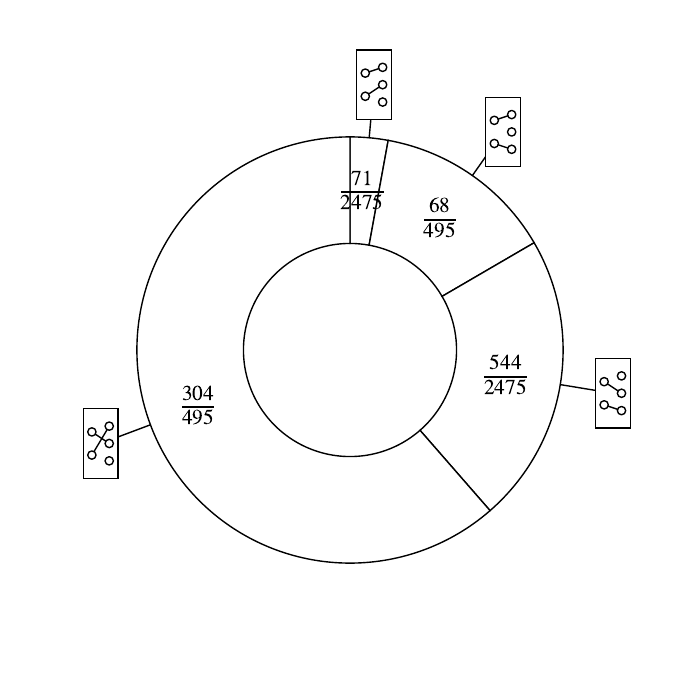

Write Python code to recreate this figure.
import numpy as np
from run import solve
from fractions import Fraction
from subprocess import Popen, PIPE

import matplotlib.pyplot as plt
from matplotlib.lines import Line2D
from matplotlib.colors import LogNorm
from matplotlib.patches import ConnectionPatch
from matplotlib.offsetbox import AnchoredOffsetbox, DrawingArea
from mpl_toolkits.axes_grid1.inset_locator import inset_axes

def draw_matching(match, nbMen, nbWomen):
  width, height = 25, 50
  da = DrawingArea(width, height)
  coordM = [(  width/4, height*(nbMen-i)/(nbMen+1))     for i in range(nbMen)]
  coordW = [(3*width/4, height*(nbWomen-i)/(nbWomen+1)) for i in range(nbWomen)]
  for idWoman in range(nbWomen):
    if match[idWoman] == -1:
      xdata = [coordW[idWoman][0]]
      ydata = [coordW[idWoman][1]]
      da.add_artist(Line2D(xdata, ydata, marker="o",
        markerfacecolor='w', color="k", linewidth=1))
  for idMan in range(nbMen):
    if idMan not in match:
      xdata = [coordM[idMan][0]]
      ydata = [coordM[idMan][1]]
      da.add_artist(Line2D(xdata, ydata, marker="o",
        markerfacecolor='w', color="k", linewidth=1))
  for idWoman,idMan in enumerate(match):
    if idMan != -1:
      xdata = [coordM[idMan][0], coordW[idWoman][0]]
      ydata = [coordM[idMan][1], coordW[idWoman][1]]
      da.add_artist(Line2D(xdata, ydata, marker="o",
        markerfacecolor='w', color="k", linewidth=1))
  return da

from scipy.optimize import minimize
def best_angles(anglesB):
  def f(x, angles):
    result = 0
    for i in range(len(x)):
      result += abs(angles[i] - x[i])
      v = (x[i] - x[i-1]) % 360
      d = min(abs(v), abs(v-360), abs(v+360))
      result += 1.6 ** (10 - d) # parameters
    return result ** 0.1
  anglesA = minimize(f, anglesB, args=(anglesB,))
  return anglesA.x

def draw_figure(popularity, data):
  # init figure
  fig, ax = plt.subplots(constrained_layout=True, figsize=(7,7))
  # pie plot
  wedges,_,texts = ax.pie([p for p,_ in data], 
    startangle=90, counterclock=False,
    autopct="", pctdistance=0.75,
    wedgeprops={'width':0.5,'linewidth':1,'edgecolor':'k','antialiased': True},
    colors="w")
  # matrix plot
  nbMen, nbWomen = popularity.shape
  """
  axmat = inset_axes(ax, "20%", "20%", loc="center")
  axmat.xaxis.tick_top()
  xticks, yticks = list(range(1,1+nbWomen)), list(range(1,1+nbMen))
  axmat.set_xticks(xticks)
  axmat.set_yticks(yticks)
  axmat.set_xticklabels("$w_{%d}$" % i for i in xticks)
  axmat.set_yticklabels("$m_{%d}$" % i for i in yticks)
  axmat.imshow(popularity,
    norm=LogNorm(vmin=0.01,vmax=1000), cmap="gray_r", 
    extent=(0.5, nbWomen+0.5, nbMen+0.5, 0.5))
  for idMan in range(nbMen):
    for idWoman in range(nbWomen):
      axmat.text(1+idWoman, 1+idMan, str(popularity[idMan, idWoman]))
  """
  # angles
  anglesB = [(w.theta2 - w.theta1)/2. + w.theta1 for w in wedges]
  anglesA = best_angles(anglesB)
  # plot matchings
  plt.rc('mathtext', fontset='stix')
  ax.set_xlim(-1.6, 1.6)
  ax.set_ylim(-1.6, 1.6)
  matchings = [ (p,m,w,t) for (p,m),w,t in zip(data, wedges, texts)]
  for i, (p, m, w, t) in enumerate(matchings):
    radius = 1.25
    if abs(w.theta2 - w.theta1) >= 10:
      t.set_text("$\\frac{%d}{%d}$" % (p.numerator, p.denominator))
      t.set_size(22)
    angA, angB = anglesA[i], anglesB[i]
    xA = radius * np.cos(np.deg2rad(angA))
    yA = radius * np.sin(np.deg2rad(angA))
    xB = np.cos(np.deg2rad(angB))
    yB = np.sin(np.deg2rad(angB))
    box = AnchoredOffsetbox(
      child=draw_matching(m, nbMen, nbWomen),
      loc='center', frameon=True,
      bbox_to_anchor=(xA, yA),
      bbox_transform=ax.transData,
      pad=0., borderpad=0.)
    ax.add_artist(box)
    con = ConnectionPatch(
      xyA = (xA,yA), xyB = (xB,yB),
      coordsA="data", coordsB="data")
    ax.add_artist(con)

######## MAIN

if __name__ == "__main__":
  
  instances = []

  instances.append(np.array([
    [2, 4, 0],
    [8, 1, 4]
  ]))

  """
  instances.append(np.array([[1,3,5]]).T * np.array([[1,2,3]]))

  instances.append(np.array([
    [1, 1, 0, 0],
    [1, 1, 1, 0],
    [0, 1, 1, 1],
    [0, 0, 1, 1],
    [0, 1, 0, 1]
  ]))

  instances.append(instances[-1].T)
  """

  datas = [solve(popularity, popularity) for popularity in instances]
  print(datas)

  ## Hardcoded examples: popularity preferences
  instances.append(np.array([[2, 4, 0],[8, 1, 4]]))
  instances.append(np.array([[2, 4, 0],[8, 1, 4]]))
  datas.append(sorted([
  (Fraction(43, 975), (0, 1, -1)),
  (Fraction(44, 325), (0, -1, 1)),
  (Fraction(352, 585), (1, 0, -1)),
  (Fraction(128, 585), (-1, 0, 1))
  ]))
  datas.append(sorted([
  (Fraction(41, 1125), (0, 1, -1)),
  (Fraction(44, 325), (0, -1, 1)),
  (Fraction(8912, 14625), (1, 0, -1)),
  (Fraction(128, 585), (-1, 0, 1))
  ]))

  from matplotlib.backends.backend_pdf import PdfPages

  with PdfPages('compare.pdf') as pdf:
    for popularity, data in zip(instances, datas):
      draw_figure(popularity, data)
      pdf.savefig()
      plt.close()

